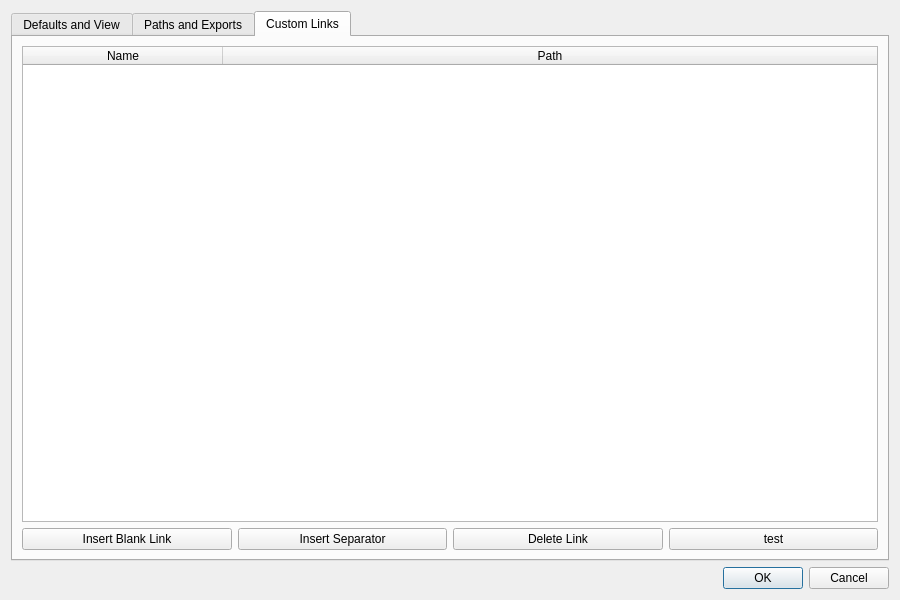
<?xml version="1.0" encoding="UTF-8"?>
<ui version="4.0">
 <class>SettingsDialog</class>
 <widget class="QDialog" name="SettingsDialog">
  <property name="geometry">
   <rect>
    <x>0</x>
    <y>0</y>
    <width>900</width>
    <height>600</height>
   </rect>
  </property>
  <property name="windowTitle">
   <string>Dialog</string>
  </property>
  <layout class="QVBoxLayout" name="verticalLayout">
   <item>
    <widget class="QTabWidget" name="tabWidget">
     <property name="tabPosition">
      <enum>QTabWidget::TabPosition::North</enum>
     </property>
     <property name="tabShape">
      <enum>QTabWidget::TabShape::Rounded</enum>
     </property>
     <property name="currentIndex">
      <number>2</number>
     </property>
     <widget class="QWidget" name="defaults">
      <attribute name="title">
       <string>Defaults and View</string>
      </attribute>
      <layout class="QHBoxLayout" name="horizontalLayout_3">
       <item>
        <widget class="QGroupBox" name="groupBox">
         <property name="title">
          <string>Defaults</string>
         </property>
         <property name="flat">
          <bool>false</bool>
         </property>
         <layout class="QVBoxLayout" name="verticalLayout_4">
          <item>
           <layout class="QFormLayout" name="formLayout">
            <item row="0" column="0">
             <widget class="QLabel" name="homebaseCityLabel">
              <property name="text">
               <string>Homebase City</string>
              </property>
             </widget>
            </item>
            <item row="0" column="1">
             <widget class="QLineEdit" name="field_homebase_city">
              <property name="toolTip">
               <string>Name of your homebase's city</string>
              </property>
             </widget>
            </item>
            <item row="1" column="0">
             <widget class="QLabel" name="geocoordinatesLabel">
              <property name="text">
               <string>Geo-Coordinates (Lat, Lon)</string>
              </property>
             </widget>
            </item>
            <item row="1" column="1">
             <widget class="QLineEdit" name="field_geocoordinates">
              <property name="toolTip">
               <string>The homebase's position (decimal), e.g. 47.994853, 7.843950</string>
              </property>
             </widget>
            </item>
            <item row="2" column="0">
             <widget class="QLabel" name="artistLabel">
              <property name="text">
               <string>Artist</string>
              </property>
             </widget>
            </item>
            <item row="2" column="1">
             <widget class="QLineEdit" name="field_artist">
              <property name="toolTip">
               <string>Default artist name</string>
              </property>
             </widget>
            </item>
            <item row="3" column="0">
             <widget class="QLabel" name="currencyLabel">
              <property name="text">
               <string>Currency</string>
              </property>
             </widget>
            </item>
            <item row="3" column="1">
             <widget class="QLineEdit" name="field_currency">
              <property name="toolTip">
               <string>Default currency e.g. EUR, €, USD, $</string>
              </property>
             </widget>
            </item>
            <item row="4" column="0">
             <widget class="QLabel" name="distanceUnitLabel">
              <property name="text">
               <string>Distance Unit</string>
              </property>
             </widget>
            </item>
            <item row="4" column="1">
             <widget class="QLineEdit" name="field_distance_unit">
              <property name="toolTip">
               <string>Default distance unit, e.g. km, miles</string>
              </property>
             </widget>
            </item>
            <item row="5" column="0">
             <widget class="QLabel" name="travelUnitPriceLabel">
              <property name="text">
               <string>Travel Unit Price</string>
              </property>
             </widget>
            </item>
            <item row="5" column="1">
             <widget class="QDoubleSpinBox" name="field_travel_unit_price">
              <property name="toolTip">
               <string>Default price per distance unit, e.g. 0,3 € / km</string>
              </property>
              <property name="buttonSymbols">
               <enum>QAbstractSpinBox::ButtonSymbols::PlusMinus</enum>
              </property>
              <property name="singleStep">
               <double>0.010000000000000</double>
              </property>
             </widget>
            </item>
           </layout>
          </item>
         </layout>
        </widget>
       </item>
       <item>
        <widget class="QGroupBox" name="groupBox_2">
         <property name="title">
          <string>View</string>
         </property>
         <layout class="QVBoxLayout" name="verticalLayout_5">
          <item>
           <layout class="QFormLayout" name="formLayout_2">
            <item row="0" column="0">
             <widget class="QLabel" name="themeLabel">
              <property name="toolTip">
               <string>* Needs application restart</string>
              </property>
              <property name="text">
               <string>Theme*</string>
              </property>
             </widget>
            </item>
            <item row="0" column="1">
             <widget class="QComboBox" name="field_theme">
              <property name="toolTip">
               <string>Set the interface's appearance.
Needs an application restart.</string>
              </property>
             </widget>
            </item>
            <item row="1" column="0">
             <widget class="QLabel" name="fontSizeLabel">
              <property name="text">
               <string>Font Size</string>
              </property>
             </widget>
            </item>
            <item row="1" column="1">
             <widget class="QSpinBox" name="field_fontsize">
              <property name="toolTip">
               <string>Font size</string>
              </property>
             </widget>
            </item>
            <item row="2" column="0">
             <widget class="QLabel" name="fieldAreaWidthLabel">
              <property name="text">
               <string>Field Area Width (px)</string>
              </property>
             </widget>
            </item>
            <item row="2" column="1">
             <widget class="QSpinBox" name="field_field_area_width">
              <property name="toolTip">
               <string>The width of the field areas (left and right of the main window)</string>
              </property>
              <property name="maximum">
               <number>999</number>
              </property>
             </widget>
            </item>
            <item row="3" column="0">
             <widget class="QLabel" name="saveAndRestoreWindowSizeLabel">
              <property name="text">
               <string>Save and Restore Window Size</string>
              </property>
             </widget>
            </item>
            <item row="3" column="1">
             <widget class="QCheckBox" name="field_save_window_size">
              <property name="toolTip">
               <string>Save and restore window size</string>
              </property>
             </widget>
            </item>
            <item row="4" column="0">
             <widget class="QLabel" name="label_5">
              <property name="text">
               <string>Start with Selected Show</string>
              </property>
             </widget>
            </item>
            <item row="4" column="1">
             <widget class="QCheckBox" name="field_start_with_selected_show">
              <property name="toolTip">
               <string>Select previously selected show on start</string>
              </property>
             </widget>
            </item>
            <item row="5" column="0">
             <widget class="QLabel" name="calculatorTextDecimalSeparatorLabel">
              <property name="text">
               <string>Calculator Text Decimal Separator</string>
              </property>
             </widget>
            </item>
            <item row="5" column="1">
             <widget class="QComboBox" name="field_calc_text_decimal_separator">
              <property name="toolTip">
               <string>Set decimal separator in the Travel Costs Calculator's auto generated text</string>
              </property>
             </widget>
            </item>
            <item row="6" column="0">
             <widget class="QLabel" name="mapProviderLabel">
              <property name="text">
               <string>Map Provider</string>
              </property>
             </widget>
            </item>
            <item row="6" column="1">
             <widget class="QComboBox" name="field_map_provider">
              <property name="toolTip">
               <string>Map provider (osm or gmaps)</string>
              </property>
             </widget>
            </item>
           </layout>
          </item>
         </layout>
        </widget>
       </item>
      </layout>
     </widget>
     <widget class="QWidget" name="paths_exports">
      <attribute name="title">
       <string>Paths and Exports</string>
      </attribute>
      <layout class="QVBoxLayout" name="verticalLayout_7">
       <item>
        <widget class="QGroupBox" name="groupBox_3">
         <property name="title">
          <string>Paths</string>
         </property>
         <layout class="QVBoxLayout" name="verticalLayout_3" stretch="0,0,0">
          <item>
           <layout class="QHBoxLayout" name="horizontalLayout">
            <property name="sizeConstraint">
             <enum>QLayout::SizeConstraint::SetDefaultConstraint</enum>
            </property>
            <item>
             <widget class="QLabel" name="label">
              <property name="toolTip">
               <string>* Needs application restart</string>
              </property>
              <property name="text">
               <string>Working Folder*</string>
              </property>
             </widget>
            </item>
            <item>
             <widget class="QLineEdit" name="field_workdir">
              <property name="toolTip">
               <string/>
              </property>
              <property name="statusTip">
               <string>The path to the working folder (containing the databases)</string>
              </property>
             </widget>
            </item>
            <item>
             <widget class="QPushButton" name="bt_select_workdir">
              <property name="maximumSize">
               <size>
                <width>50</width>
                <height>16777215</height>
               </size>
              </property>
              <property name="toolTip">
               <string>Select a folder manually</string>
              </property>
              <property name="text">
               <string>...</string>
              </property>
             </widget>
            </item>
           </layout>
          </item>
          <item>
           <widget class="QLabel" name="label_6">
            <property name="text">
             <string>~</string>
            </property>
            <property name="alignment">
             <set>Qt::AlignmentFlag::AlignCenter</set>
            </property>
           </widget>
          </item>
          <item>
           <layout class="QGridLayout" name="gridLayout">
            <item row="0" column="0">
             <widget class="QLabel" name="label_2">
              <property name="text">
               <string>Show Calendar</string>
              </property>
             </widget>
            </item>
            <item row="0" column="1">
             <widget class="QLineEdit" name="field_show_calendar_path">
              <property name="toolTip">
               <string>TourManagerShows.ics:
A calendar file containing the shows</string>
              </property>
              <property name="statusTip">
               <string/>
              </property>
              <property name="frame">
               <bool>false</bool>
              </property>
              <property name="readOnly">
               <bool>true</bool>
              </property>
             </widget>
            </item>
            <item row="0" column="2">
             <widget class="QPushButton" name="bt_copy_show_calendar">
              <property name="maximumSize">
               <size>
                <width>50</width>
                <height>16777215</height>
               </size>
              </property>
              <property name="toolTip">
               <string>Copy path to clipboard</string>
              </property>
              <property name="text">
               <string>Copy</string>
              </property>
             </widget>
            </item>
            <item row="1" column="2">
             <widget class="QPushButton" name="bt_copy_event_calendar">
              <property name="maximumSize">
               <size>
                <width>50</width>
                <height>16777215</height>
               </size>
              </property>
              <property name="toolTip">
               <string>Copy path to clipboard</string>
              </property>
              <property name="text">
               <string>Copy</string>
              </property>
             </widget>
            </item>
            <item row="1" column="0">
             <widget class="QLabel" name="label_3">
              <property name="text">
               <string>Event Calendar</string>
              </property>
             </widget>
            </item>
            <item row="1" column="1">
             <widget class="QLineEdit" name="field_event_calendar_path">
              <property name="toolTip">
               <string>TourManagerEvents.ics:
A calendar file containing the events</string>
              </property>
              <property name="statusTip">
               <string/>
              </property>
              <property name="frame">
               <bool>false</bool>
              </property>
              <property name="readOnly">
               <bool>true</bool>
              </property>
             </widget>
            </item>
            <item row="2" column="0">
             <widget class="QLabel" name="label_4">
              <property name="text">
               <string>Event Forecast Calendar</string>
              </property>
             </widget>
            </item>
            <item row="2" column="1">
             <widget class="QLineEdit" name="field_event_forecast_calendar_path">
              <property name="toolTip">
               <string>TourManagerEventsForecast.ics:
A calendar file containing the events, but postponed one year ahead</string>
              </property>
              <property name="statusTip">
               <string/>
              </property>
              <property name="frame">
               <bool>false</bool>
              </property>
              <property name="readOnly">
               <bool>true</bool>
              </property>
             </widget>
            </item>
            <item row="2" column="2">
             <widget class="QPushButton" name="bt_copy_event_forecast_calendar">
              <property name="maximumSize">
               <size>
                <width>50</width>
                <height>16777215</height>
               </size>
              </property>
              <property name="toolTip">
               <string>Copy path to clipboard</string>
              </property>
              <property name="text">
               <string>Copy</string>
              </property>
             </widget>
            </item>
           </layout>
          </item>
         </layout>
        </widget>
       </item>
       <item>
        <widget class="QGroupBox" name="groupBox_4">
         <property name="title">
          <string>Exports</string>
         </property>
         <layout class="QVBoxLayout" name="verticalLayout_6">
          <item>
           <layout class="QFormLayout" name="formLayout_3">
            <item row="0" column="0">
             <widget class="QLabel" name="autoExportFutureShowsLabel">
              <property name="text">
               <string>Auto Export Future Shows</string>
              </property>
             </widget>
            </item>
            <item row="0" column="1">
             <widget class="QCheckBox" name="field_auto_export_shows">
              <property name="toolTip">
               <string>Exports: FutureShows.html (Upcoming and Work in Progress Shows)</string>
              </property>
             </widget>
            </item>
            <item row="1" column="0">
             <widget class="QLabel" name="autoExportCalendarsLabel">
              <property name="text">
               <string>Auto Export Calendars</string>
              </property>
             </widget>
            </item>
            <item row="1" column="1">
             <widget class="QCheckBox" name="field_auto_export_calendars">
              <property name="toolTip">
               <string>Exports:
TourManagerShows.ics
TourManagerEvents.ics
TourManagerEventsForecast.ics</string>
              </property>
             </widget>
            </item>
           </layout>
          </item>
         </layout>
        </widget>
       </item>
       <item>
        <spacer name="verticalSpacer">
         <property name="orientation">
          <enum>Qt::Orientation::Vertical</enum>
         </property>
         <property name="sizeHint" stdset="0">
          <size>
           <width>20</width>
           <height>40</height>
          </size>
         </property>
        </spacer>
       </item>
      </layout>
     </widget>
     <widget class="QWidget" name="customlinks">
      <attribute name="title">
       <string>Custom Links</string>
      </attribute>
      <layout class="QVBoxLayout" name="verticalLayout_2">
       <item>
        <widget class="QTableWidget" name="table_custom_links">
         <property name="showDropIndicator" stdset="0">
          <bool>true</bool>
         </property>
         <property name="dragEnabled">
          <bool>true</bool>
         </property>
         <property name="dragDropOverwriteMode">
          <bool>true</bool>
         </property>
         <property name="dragDropMode">
          <enum>QAbstractItemView::DragDropMode::InternalMove</enum>
         </property>
         <property name="defaultDropAction">
          <enum>Qt::DropAction::MoveAction</enum>
         </property>
         <property name="alternatingRowColors">
          <bool>false</bool>
         </property>
         <property name="selectionMode">
          <enum>QAbstractItemView::SelectionMode::SingleSelection</enum>
         </property>
         <property name="selectionBehavior">
          <enum>QAbstractItemView::SelectionBehavior::SelectRows</enum>
         </property>
         <property name="cornerButtonEnabled">
          <bool>true</bool>
         </property>
         <attribute name="horizontalHeaderCascadingSectionResizes">
          <bool>true</bool>
         </attribute>
         <attribute name="horizontalHeaderDefaultSectionSize">
          <number>200</number>
         </attribute>
         <attribute name="horizontalHeaderStretchLastSection">
          <bool>true</bool>
         </attribute>
         <attribute name="verticalHeaderVisible">
          <bool>false</bool>
         </attribute>
         <attribute name="verticalHeaderCascadingSectionResizes">
          <bool>false</bool>
         </attribute>
         <column>
          <property name="text">
           <string>Name</string>
          </property>
         </column>
         <column>
          <property name="text">
           <string>Path</string>
          </property>
         </column>
        </widget>
       </item>
       <item>
        <layout class="QHBoxLayout" name="horizontalLayout_2">
         <item>
          <widget class="QPushButton" name="bt_insert_link">
           <property name="toolTip">
            <string>Insert blank line after selected link</string>
           </property>
           <property name="text">
            <string>Insert Blank Link</string>
           </property>
          </widget>
         </item>
         <item>
          <widget class="QPushButton" name="bt_insert_separator">
           <property name="toolTip">
            <string>Insert separator after selected link</string>
           </property>
           <property name="text">
            <string>Insert Separator</string>
           </property>
          </widget>
         </item>
         <item>
          <widget class="QPushButton" name="bt_delete_link">
           <property name="toolTip">
            <string>Delete selected link</string>
           </property>
           <property name="text">
            <string>Delete Link</string>
           </property>
          </widget>
         </item>
         <item>
          <widget class="QPushButton" name="bt_test">
           <property name="text">
            <string>test</string>
           </property>
          </widget>
         </item>
        </layout>
       </item>
      </layout>
     </widget>
    </widget>
   </item>
   <item>
    <widget class="QDialogButtonBox" name="buttonBox">
     <property name="orientation">
      <enum>Qt::Orientation::Horizontal</enum>
     </property>
     <property name="standardButtons">
      <set>QDialogButtonBox::StandardButton::Cancel|QDialogButtonBox::StandardButton::Ok</set>
     </property>
    </widget>
   </item>
  </layout>
 </widget>
 <resources/>
 <connections>
  <connection>
   <sender>buttonBox</sender>
   <signal>accepted()</signal>
   <receiver>SettingsDialog</receiver>
   <slot>accept()</slot>
   <hints>
    <hint type="sourcelabel">
     <x>248</x>
     <y>254</y>
    </hint>
    <hint type="destinationlabel">
     <x>157</x>
     <y>274</y>
    </hint>
   </hints>
  </connection>
  <connection>
   <sender>buttonBox</sender>
   <signal>rejected()</signal>
   <receiver>SettingsDialog</receiver>
   <slot>reject()</slot>
   <hints>
    <hint type="sourcelabel">
     <x>316</x>
     <y>260</y>
    </hint>
    <hint type="destinationlabel">
     <x>286</x>
     <y>274</y>
    </hint>
   </hints>
  </connection>
 </connections>
</ui>
